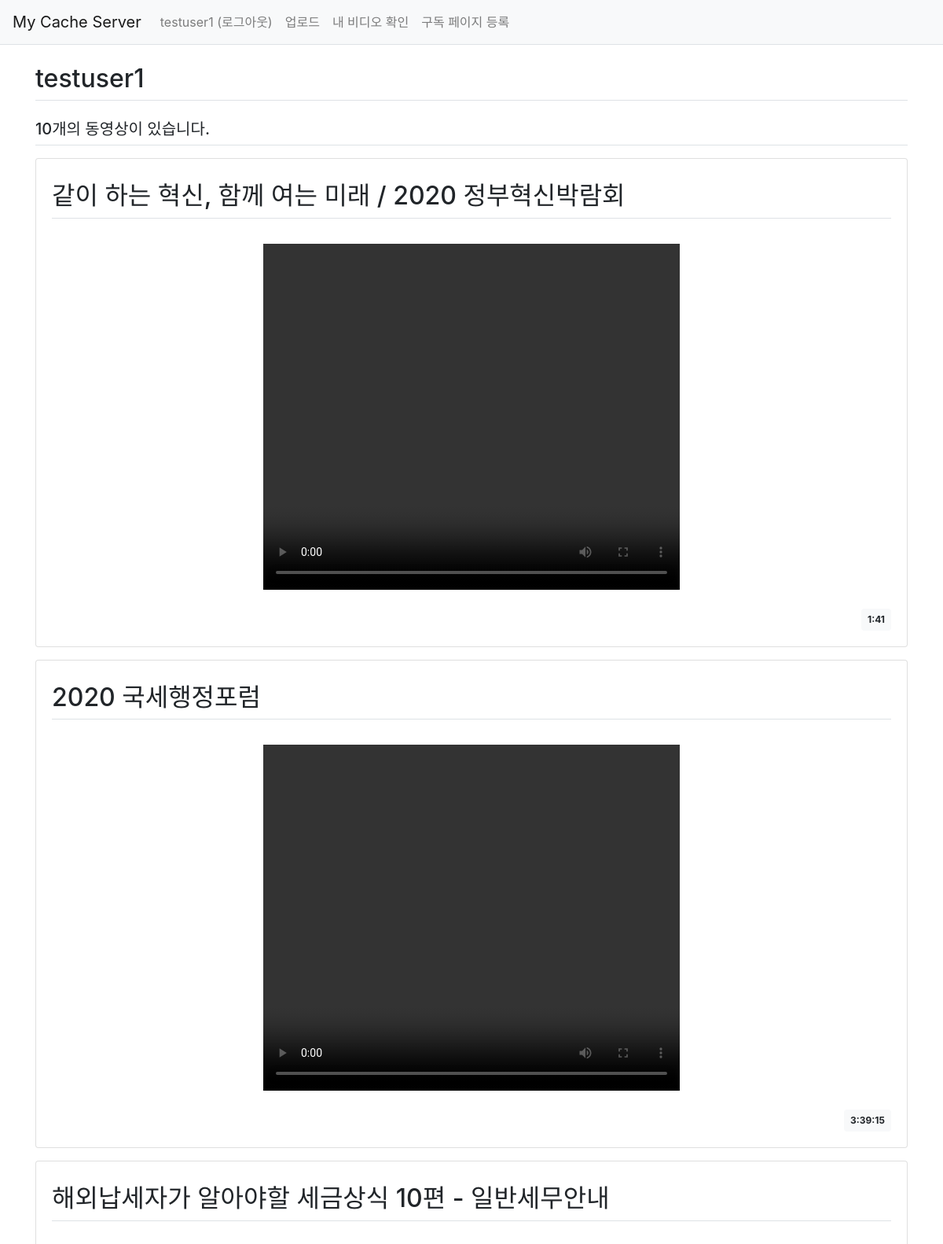
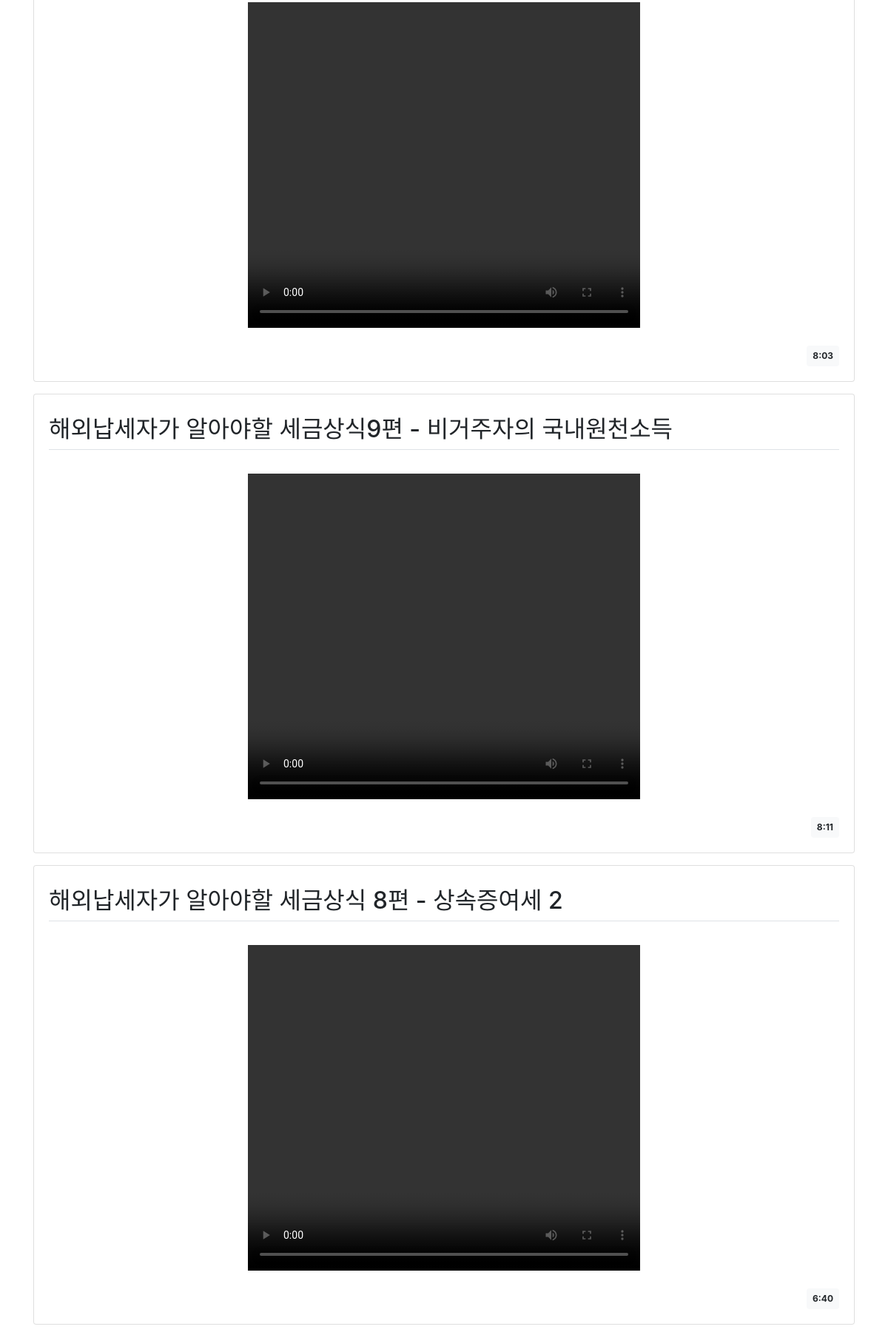
Screenshot of /detail/13 (signed in, upper part) with the database file from the repository (2 pictures, top to bottom).
### cache_video/models.py (models this page shows)
class LocalUrl(models.Model):
    tracking_url = models.ForeignKey(TrackingUrl, on_delete=models.CASCADE)  # 지정되어있는 트래킹 url
    subject = models.CharField(max_length=100)                               # 제목
    url = models.CharField(max_length=100, primary_key=True)                 # 다운하고자 하는 파일의 웹 위치
    local = models.CharField(max_length=100, blank=True)                     # 다운하고자 하는 파일의 local 위치
    thumbnail = models.CharField(max_length=100, blank=True)                 # 썸네일 파일의 local 위치
    running_time = models.CharField(max_length=100)                      # 동영상 길이

### cache_video/views.py (the view)
# urls.py: path('detail/<int:tracking_url_id>', views.detail, name='detail')  # 메인 페이지의 상세보기
def detail(request, tracking_url_id:int):
    Obj = get_object_or_404(TrackingUrl, pk=tracking_url_id)
    Obj = Obj.localurl_set.all()
    print(Obj)
    return render(request, 'cache_video/detail.html', {'video_list': Obj})

### templates/cache_video/detail.html
{% extends 'base.html' %}
{% load static %}
{% block content %}
{% load static %}
<link rel="stylesheet" type="text/css" href="{% static 'bootstrap.min.css' %}">
<div class="container my-3">
    <h2 class="border-bottom py-2">{{ user }}</h2>
    <h5 class="border-bottom my-3 py-2">{{video_list.count}}개의 동영상이 있습니다.</h5>
    {% for video in video_list %}
    <div class="card my-3">
        <div class="card-body">
            <h2 class="border-bottom py-2">{{ video.subject }}</h2>
            <div class="card-text" style="white-space: pre-line;">
                <div class="d-flex justify-content-center">
                    <video width="530" height="440" controls>
                        <source src="../media/{{video.local}}" type="video/mp4"> </source>
                    </video>
                </div>
            </div>
            <div class="d-flex justify-content-end">
                <div class="badge badge-light p-2">
                    {{ video.running_time }}
                </div>
            </div>
        </div>
    </div>
    {% endfor %}
</div>
{% endblock %}

### templates/navbar.html (shortened to what this page needs)
<nav class="navbar navbar-expand-lg navbar-light bg-light border-bottom">
    <a class="navbar-brand" href="{% url 'cache_video:main' %}">My Cache Server</a>
    <div class="collapse navbar-collapse flex-grow-0" id="navbarNav">
        <ul class="navbar-nav">
            <li class="nav-item ">
                {% if user.is_authenticated %}
                <a class="nav-link" href="{% url 'common:logout' %}">{{ user.username }} (로그아웃)</a>
                {% else %}
                <a class="nav-link" href="{% url 'common:login' %}">로그인</a>
                {% endif %}
            </li>
            <li class="'nav-item ">
                {% if user.is_authenticated %}
                <a class="nav-link" href="{% url 'cache_video:upload' %}">업로드</a>
            </li>
            <li class="'nav-item ">
                <a class="nav-link" href="{% url 'cache_video:my_video' %}">내 비디오 확인</a>
            </li>
            <li class="'nav-item ">
                <a class="nav-link" href="{% url 'cache_video:register_url' %}">구독 페이지 등록</a>
                {% endif %}
            </li>
        </ul>
    </div>
</nav>

### rows the page displays
LocalUrl: subject "같이 하는 혁신, 함께 여는 미래 / 2020 정부혁신박람회", running_time "1:41"
LocalUrl: subject "2020 국세행정포럼", running_time "3:39:15"
LocalUrl: subject "해외납세자가 알아야할 세금상식 10편 - 일반세무안내", running_time "8:03"
LocalUrl: subject "해외납세자가 알아야할 세금상식9편 - 비거주자의 국내원천소득", running_time "8:11"
LocalUrl: subject "해외납세자가 알아야할 세금상식 8편 - 상속증여세 2", running_time "6:40"

### other values shown
{{ user.username }} "testuser1"
{{ user }} "testuser1"
{{ video_list.count }} "10"
